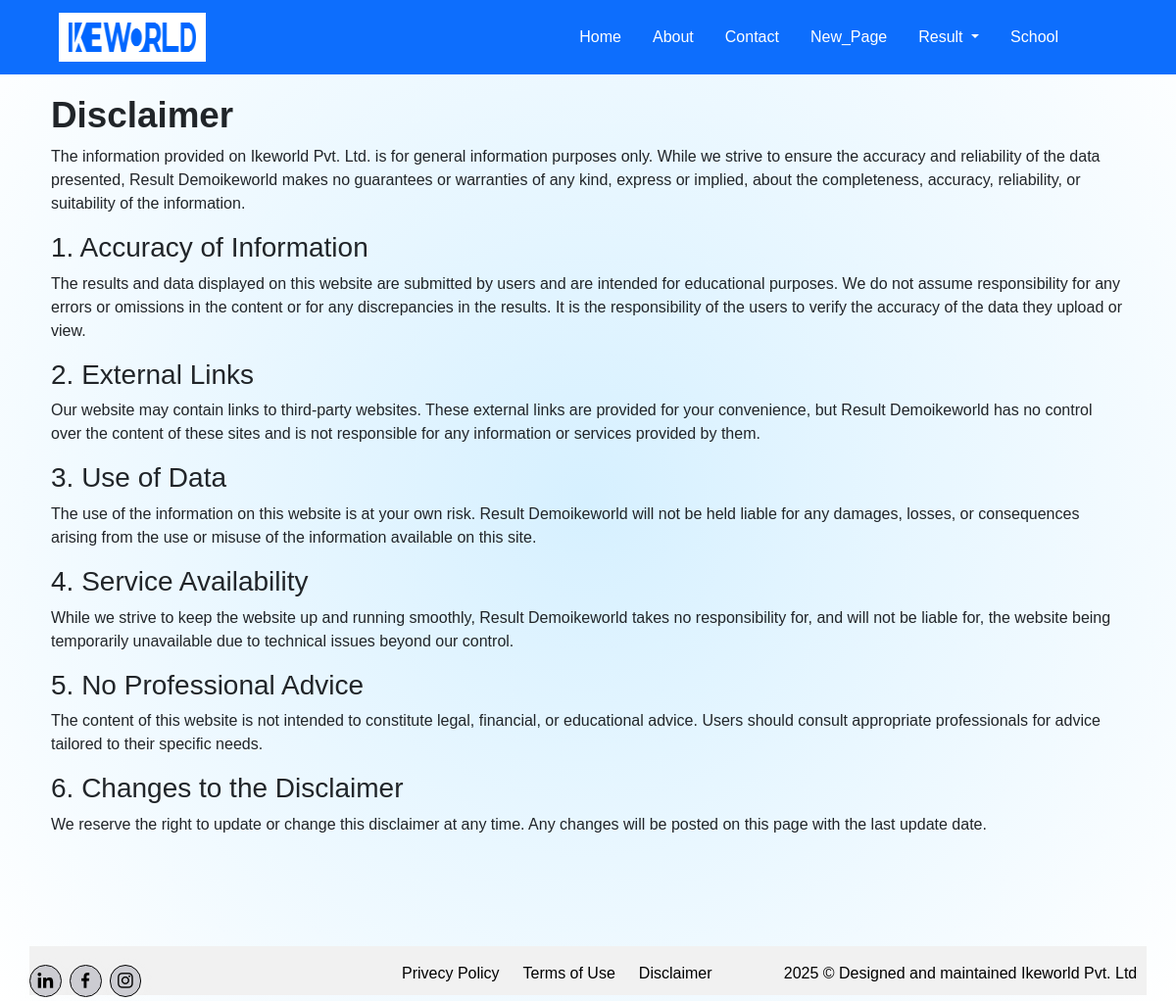
Before: /disclaimer.php with the older database file.
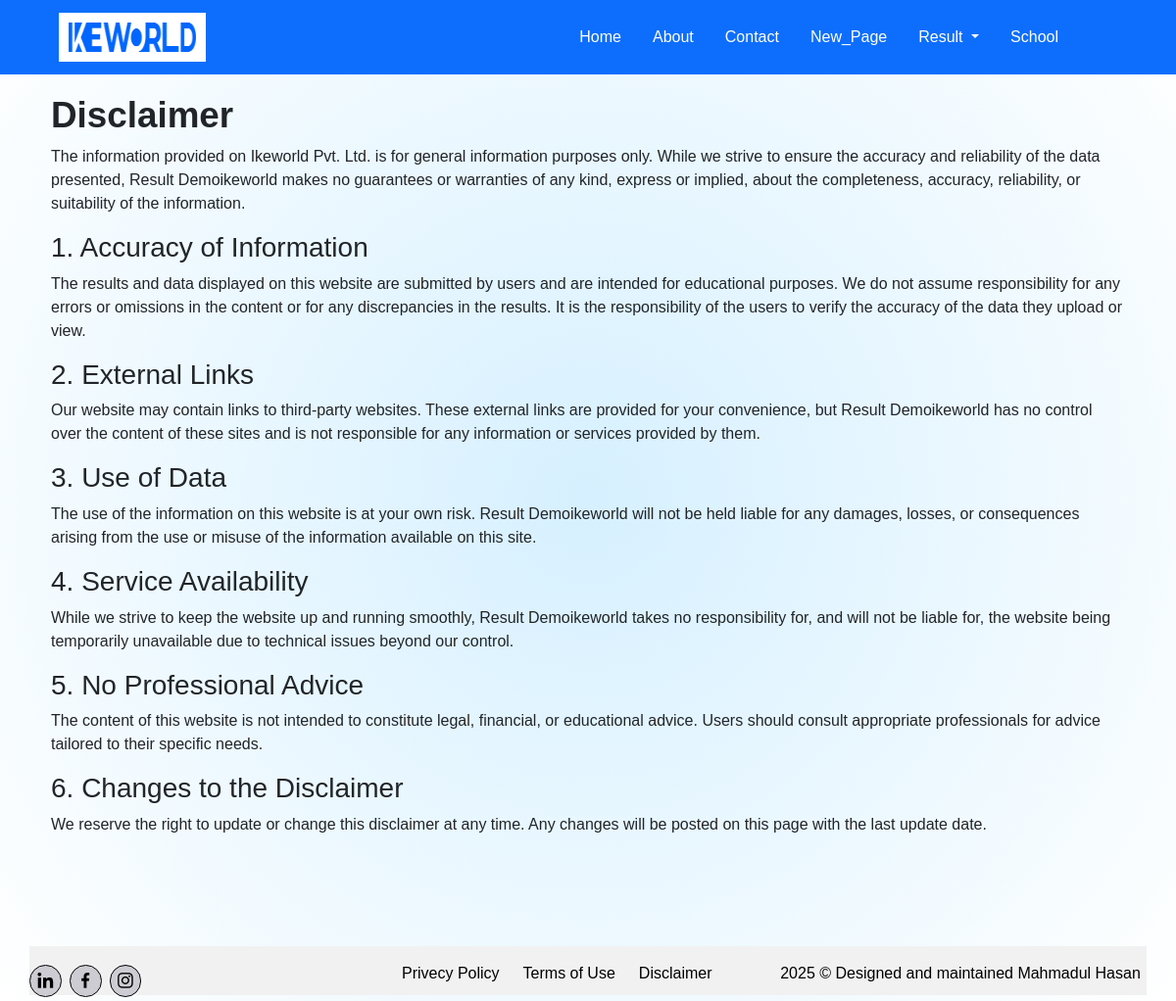
After: the same page with the newer database file.
### tables this page shows
CREATE TABLE `pages` (
  `id` int(255) NOT NULL,
  `logo` varchar(255) NOT NULL,
  `home_heading` text NOT NULL,
  `home_body` text NOT NULL,
  `about_c1_heading` text NOT NULL,
  `about_c1_body` text NOT NULL,
  `about_c2_heading` text NOT NULL,
  `about_c2_body` text NOT NULL,
  `about_c3_heading` text NOT NULL,
  `about_c3_body` text NOT NULL,
  `slider1` varchar(255) NOT NULL,
  `slider2` varchar(255) NOT NULL,
  `slider3` varchar(255) NOT NULL,
  `home_img` varchar(255) NOT NULL,
  `about_img_1` varchar(255) NOT NULL,
  `about_img_2` varchar(255) NOT NULL,
  `about_img_3` varchar(255) NOT NULL,
  `facebook` varchar(255) NOT NULL,
  `instagram` varchar(255) NOT NULL,
  `linkedin` varchar(255) NOT NULL,
  `copy_right` varchar(255) NOT NULL
);

### disclaimer.php (the view, shortened to what this page needs)
<?php
include "config.php";
?>
<section id="disclaimer" style="padding: 40px; " class="py-5">
    <div class="container py-5">
        <h2 style="font-weight:600; font-size:2.3rem;">Disclaimer</h2>
        <p>
            The information provided on Ikeworld Pvt. Ltd. is for general information purposes only. While we strive to ensure
            the accuracy and reliability of the data presented, Result Demoikeworld makes no guarantees or warranties of any kind,
            express or implied, about the completeness, accuracy, reliability, or suitability of the information.
        </p>
<?php
            $sql = "SELECT `heading`, `body` FROM `disclaimer` WHERE 1";
            $result = $conn->query($sql);
            if($result)
            {
                while($row = $result->fetch_assoc()){
                    echo "<h3>".$row['heading']."</h3>";
                    echo "<p>".$row['body']."</p>";
                }
            }
        ?>
    </div>
</section>
<?php
include "footer.php";
?>

### footer.php (shortened to what this page needs)
<?php
$id = 1;
$q2 = "SELECT `facebook`, `instagram`, `linkedin`, `copy_right` FROM pages WHERE id = ?";
$st = $conn->prepare($q2);
$st->bind_param("i", $id);
$st->execute();
$st->bind_result($facebook, $instagram, $linkedin, $copy_right);
?>
<section class="footer container" id="fotter">
    <div class="social2">
        <a href="<?php echo htmlspecialchars($linkedin); ?>"><i class='bx bxl-linkedin'></i></a>
        <a href="<?php echo htmlspecialchars($facebook); ?>"><i class='bx bxl-facebook'></i></a>
        <a href="<?php echo htmlspecialchars($instagram); ?>"><i class='bx bxl-instagram'></i></a>
    </div>
    <div class="footer-links">
        <a href=" privecy-policy.php">Privecy Policy</a>
        <a href="terms-of-use.php">Terms of Use</a>
        <a href="disclaimer.php">Disclaimer</a>
    </div>
    <p><?php echo htmlspecialchars($copy_right); ?></p>
</section>
</body>
</html>

Changed rows visible on the page:
changed pages: copy_right "2025 © Designed and maintained Ikeworld Pvt. Ltd" → "2025 © Designed and maintained Mahmadul Hasan"
